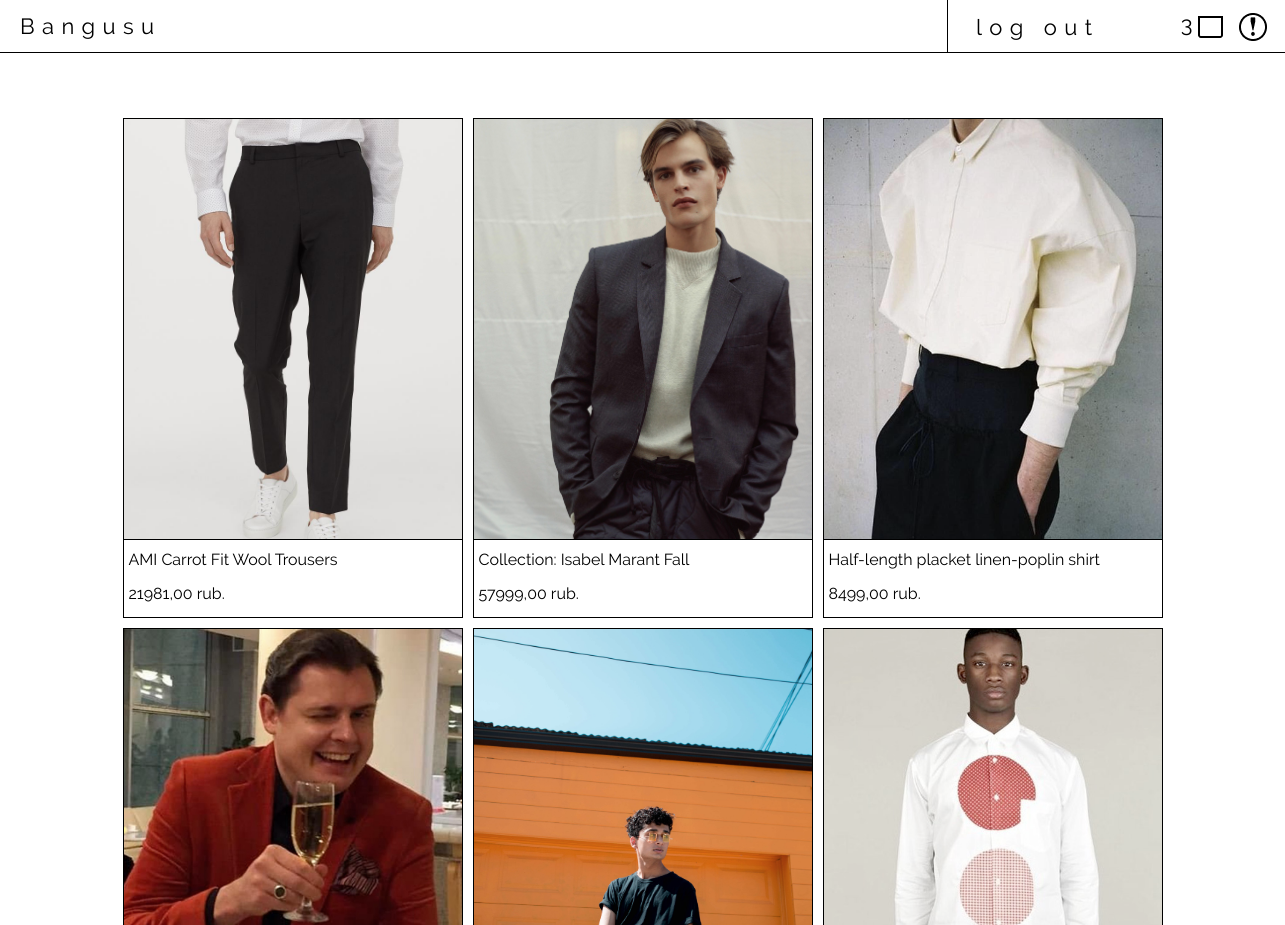
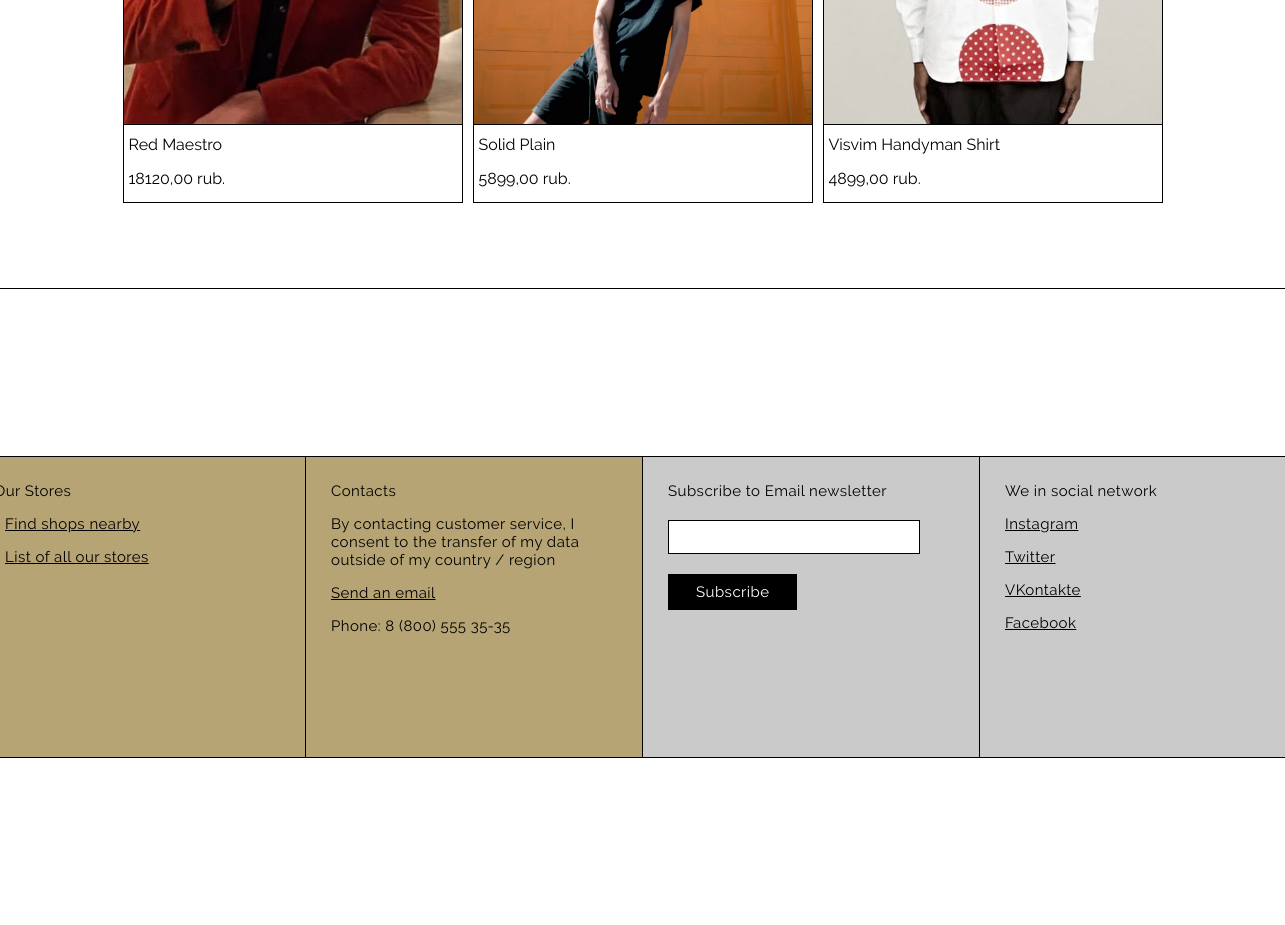
The app's page /m_page/ (signed in) with its own data (2 pictures, top to bottom).
### Bangusu/models.py (models this page shows, shortened)
class Order(models.Model):
    user = models.ForeignKey(settings.AUTH_USER_MODEL, on_delete=models.CASCADE)
    items = models.ManyToManyField(OrderItem)
    start_date = models.DateTimeField(auto_now_add=True)
    ordered_date = models.DateTimeField()
    ordered = models.BooleanField(default=False)
    class Meta:
        verbose_name = 'Заказ'
        verbose_name_plural = "Заказы"

class Product(models.Model):
    category = models.ForeignKey(Category, related_name='products', on_delete=models.CASCADE)
    name = models.CharField(max_length=200, db_index=True)
    slug = models.SlugField(max_length=200, db_index=True)
    image = models.ImageField(upload_to='products/%Y/%m/%d', blank=True)
    description = models.TextField(blank=True)
    size = models.CharField(max_length=3, default="M")
    price = models.DecimalField(max_digits=10, decimal_places=2)
    stock = models.PositiveIntegerField()
    for_man = models.BooleanField(default=False)
    for_woman = models.BooleanField(default=False)
    available = models.BooleanField(default=True)
    created = models.DateTimeField(auto_now_add=True)
    updated = models.DateTimeField(auto_now=True)
    class Meta:
        verbose_name = 'Продукты'
        verbose_name_plural = 'Продукты'
        ordering = ('name',)
        index_together = (('id', 'slug'),)

### Bangusu/views.py (the view)
# urls.py: path('m_page/', views.ManPage.as_view(), name='m_page'),
class ManPage(CategoryM, ListView):
    queryset = Product.objects.filter(available=True, for_man=True)
    template_name = 'Bangusu/m_page.html'
    context_object_name = 'image'

### Bangusu/templatetags/cart_template_tags.py (called while the page is built)
@register.filter
def cart_item_count(user):
    if user.is_authenticated:
        qs = Order.objects.filter(user=user, ordered=False)
        if qs.exists():
            return qs[0].items.count()
    return 0

### Bangusu/views.py (called while the page is built)
    def get_category(self):
        return Product.objects.all()

### Bangusu/templates/Bangusu/m_page.html (shortened to what this page needs)
{% extends 'Bangusu/base.html' %}
{% load static %}
{% block style %}
	<link rel="stylesheet" href="{% static 'Bangusu/css/all_page_style.css' %}">
{% endblock %}
{% block content %}
	<main>
		<div class="container_productsM">
			{% for img in image %}
				<div class="item">
					<div class="imgerovka" style='background-image: url("../../../..{{ img.image.url }}");'></div>
					<div class="name"><a href="{% url 'bnsu:product_detail' img.slug %}">{{ img.name }}</a></div>
					<div class="price">{{ img.price }} rub.</div>
				</div>
			{% endfor %}
		</div>
	</main>
 {% endblock %}

### Bangusu/templates/Bangusu/base.html (shortened to what this page needs)
{% load static %}
{% load cart_template_tags %}
<!DOCTYPE html>
<html lang="ru">
	<head>
		{% block style %}
		{% endblock %}
	</head>
	<body>
		<div class="header">
			<div class="logo_wrapper_left" style="letter-spacing: 0.335em">
				<a class="homelogolink" href="{% url 'bnsu:start_page' %}">Bangusu</a>
			</div>
			<div class="action_wrapper_right">
				{% if user.is_authenticated %}
					<a class="loginlink" href="{% url 'account_logout' %}" style="letter-spacing: 0.335em">log out</a>
				<div class="actions">
					<div class="nule">{{ request.user|cart_item_count }}</div>
					<a class="trashlink" href="{% url 'bnsu:order-summary' %}">
						<img src="{% static 'Bangusu/img/icon/Trash.png' %}" alt="img"/>
					</a>
					<button class="menubutton"><img src="{% static 'Bangusu/img/icon/icon_about.png' %}" alt="img" /></button>
					{% else %}
						<a class="loginlink" href="{% url 'account_login' %}" style="letter-spacing: 0.335em">log in</a>
					<div class="actions">
						<button class="menubutton"><img src="{% static 'Bangusu/img/icon/icon_about.png' %}" alt="img" /></button>
					{% endif %}
					</div>
				</div>
			</div>
		{% block content %}
		{% endblock %}
		<div class="footer">
			<div class="wewe">
				<div class="orblock">
					<div class="text_footer">
						<p>Our Stores</p>
						<div> - <a href="#">Find shops nearby</a></div>
						<div> - <a href="#">List of all our stores</a></div>
					</div>
				</div>
				<div class="orblock">
					<div class="text_footer">
						<p>Contacts</p>
						<div style="margin-right: 34px">By contacting customer service,
							I consent to the transfer of my data outside of my country / region</div>
						<div><a href="#">Send an email</a></div>
						<div>Phone: 8 (800) 555 35-35</div>
					</div>
				</div>
				<div class="greyblock">
					<div class="text_footer">
						<p>Subscribe to Email newsletter</p>
						<div><input class="input_form"></div>
						<button class="button_sub">Subscribe</button>
					</div>
				</div>
				<div class="greyblock">
					<div class="text_footer">
						<p>We in social network</p>
						<div>
							<a href="#">Instagram</a>
						</div>
						<div>
							<a href="#">Twitter</a>
						</div>
						<div>
							<a href="#">VKontakte</a>
						</div>
						<div>
							<a href="#">Facebook</a>
						</div>
					</div>
				</div>
			</div>
		</div>
	</body>
</html>

### Bangusu/static/Bangusu/css/all_page_style.css (style rules this page uses)
body { font-family: Raleway, sans-serif; font-weight: lighter; margin: 0; padding: 0; }
a { cursor: pointer; text-decoration: none; color: black; }
.header { height: auto; list-style: none; border: 1px black; border-style: none none solid none; }
.header div { display: inline-block; font-size: 22px; }
.logo_wrapper_left { padding: 13px 0 13px 20px; }
.action_wrapper_right { width: 337px; float: right; display: flex; border: 1px black; border-style: none none none solid; }
.loginlink { width: 180px; }
.action_wrapper_right .loginlink { padding: 13px 0 13px 0; margin-left: 28px; }
.nule { align-content: center; }
.actions { text-align: end; margin: 0; width: 110px; }
.menubutton { cursor: pointer; height: 53px; }
.action_wrapper_right a { margin-right: 10px; display: inline-flex; vertical-align: middle; }
.actions button { padding: 13px 0 13px 0; margin-right: 15px; background: none; border-style: none; vertical-align: middle; }
.container_productsM, .container_productsW, .container_productsA { margin-top: 60px; margin-bottom: 60px; padding: 0; display: flex; flex-wrap: wrap; justify-content: center; }
.item { margin: 5px; border: 1px solid black; box-sizing: border-box; width: 340px; height: 500px; }
.imgerovka { height: 420px; width: 100%; background-image: url background-repeat: no-repeat; background-position: center center; background-size: cover; border: 1px black; border-style: none none solid none; filter: grayscale(15%); }
.name { padding: 10px 5px; font-family: inherit; }
.price { font-family: inherit; padding: 5px 05px; }
.footer { margin-top: 80px; width: 100%; display: flex; justify-content: center; font-weight: lighter; letter-spacing: 0.03em; font-size: 15px; border: 1px solid; border-style: solid none none none; }
.wewe { display: flex; padding-top: 167px; padding-bottom: 167px; }
.greyblock, .orblock { width: 336px; height: 300px; border: 1px black; border-style: solid solid solid none; }
.orblock { background-color: #B6A475 }
.orblock:first-child { border: 1px solid black; }
.greyblock { background-color: #CACACA }
.orblock .greyblock, .text_footer { margin-top: 25px; margin-left: 25px; }
.text_footer a { text-decoration: underline; }
.text_footer div { margin-bottom: 15px; }
.input_form { margin: 5px 0px; padding: 9px 10px; width: 230px; letter-spacing: 0.03em; font-size: 12px; font-family: inherit; border: 1px solid black; }
.button_sub { font-size: 15px; letter-spacing: 0.03em; padding: 8px 27px 8px 27px; color: white; font-family: inherit; border: 1px solid black; background-color: #000000; }

### records on screen
Product: image (picture), name "AMI Carrot Fit Wool Trousers", price "21981,00"
Product: image (picture), name "Collection: Isabel Marant Fall", price "57999,00"
Product: image (picture), name "Half-length placket linen-poplin shirt", price "8499,00"
Product: image (picture), name "Red Maestro", price "18120,00"
Product: image (picture), name "Solid Plain", price "5899,00"
Product: image (picture), name "Visvim Handyman Shirt", price "4899,00"

### other values on screen
{{ request.user|cart_item_count }} "3"
